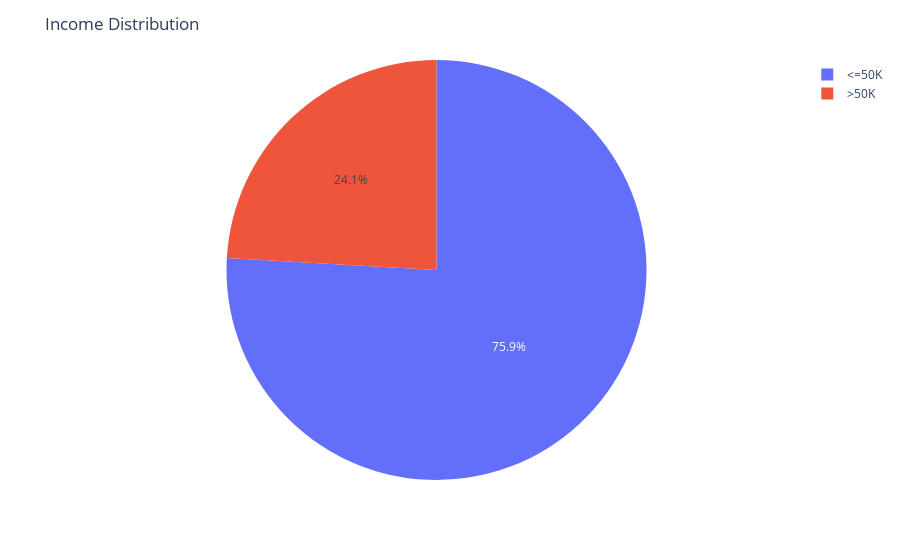

The notebook cell saved with this chart:
### Code cell
income_distr = df['income'].value_counts().reset_index()
income_distr.columns = ['index', 'income']  # Sütun isimlerini değiştirin
fig = px.pie(income_distr, values='income', names='index')
fig.update_layout(title="Income Distribution")
fig.show()

### Figure 1 — Plotly figure (JSON) as saved in the notebook; plotly's stock layout.template omitted (floating-point values rounded to 4 significant figures)
{"data": [{"domain": {"x": [0, 1], "y": [0, 1]}, "hovertemplate": "index=%{label}<br>income=%{value}<extra></extra>", "labels": ["<=50K", ">50K"], "legendgroup": "", "name": "", "showlegend": true, "type": "pie", "values": [24698, 7839]}], "layout": {"legend": {"tracegroupgap": 0}, "margin": {"t": 60}, "title": {"text": "Income Distribution"}}}
